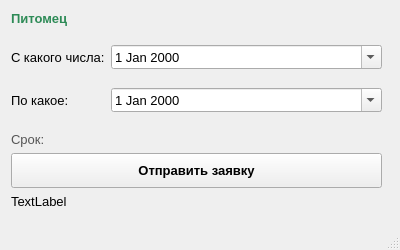
<?xml version="1.0" encoding="UTF-8"?>
<ui version="4.0">
 <class>MainWindow</class>
 <widget class="QMainWindow" name="MainWindow">
  <property name="geometry">
   <rect>
    <x>0</x>
    <y>0</y>
    <width>400</width>
    <height>250</height>
   </rect>
  </property>
  <property name="font">
   <font>
    <pointsize>11</pointsize>
   </font>
  </property>
  <property name="windowTitle">
   <string>Муртека: заявка на временную опеку</string>
  </property>
  <property name="layoutDirection">
   <enum>Qt::LeftToRight</enum>
  </property>
  <widget class="QWidget" name="centralwidget">
   <property name="font">
    <font>
     <pointsize>10</pointsize>
    </font>
   </property>
   <widget class="QWidget" name="">
    <property name="geometry">
     <rect>
      <x>11</x>
      <y>11</y>
      <width>371</width>
      <height>198</height>
     </rect>
    </property>
    <layout class="QVBoxLayout" name="verticalLayout">
     <item>
      <widget class="QLabel" name="petLabel">
       <property name="font">
        <font>
         <weight>75</weight>
         <bold>true</bold>
        </font>
       </property>
       <property name="styleSheet">
        <string notr="true">font-weight: bold;
color: #2E8B57; </string>
       </property>
       <property name="text">
        <string>Питомец </string>
       </property>
      </widget>
     </item>
     <item>
      <layout class="QFormLayout" name="formLayout">
       <item row="0" column="0">
        <widget class="QLabel" name="label">
         <property name="text">
          <string>С какого числа:</string>
         </property>
        </widget>
       </item>
       <item row="0" column="1">
        <widget class="QDateEdit" name="dateFromEdit">
         <property name="calendarPopup">
          <bool>true</bool>
         </property>
        </widget>
       </item>
       <item row="1" column="0">
        <widget class="QLabel" name="label_2">
         <property name="sizePolicy">
          <sizepolicy hsizetype="Expanding" vsizetype="Expanding">
           <horstretch>0</horstretch>
           <verstretch>0</verstretch>
          </sizepolicy>
         </property>
         <property name="text">
          <string>По какое:</string>
         </property>
        </widget>
       </item>
       <item row="1" column="1">
        <widget class="QDateEdit" name="dateToEdit">
         <property name="calendarPopup">
          <bool>true</bool>
         </property>
        </widget>
       </item>
      </layout>
     </item>
     <item>
      <widget class="QLabel" name="daysLabel">
       <property name="font">
        <font>
         <pointsize>10</pointsize>
        </font>
       </property>
       <property name="styleSheet">
        <string notr="true">color: #555555; /* Серый цвет */</string>
       </property>
       <property name="text">
        <string>Срок:</string>
       </property>
      </widget>
     </item>
     <item>
      <widget class="QPushButton" name="sendBtn">
       <property name="minimumSize">
        <size>
         <width>0</width>
         <height>35</height>
        </size>
       </property>
       <property name="font">
        <font>
         <weight>75</weight>
         <bold>true</bold>
        </font>
       </property>
       <property name="text">
        <string>Отправить заявку</string>
       </property>
      </widget>
     </item>
     <item>
      <widget class="QLabel" name="errorLabel">
       <property name="text">
        <string>TextLabel</string>
       </property>
      </widget>
     </item>
    </layout>
   </widget>
  </widget>
  <widget class="QStatusBar" name="statusbar"/>
 </widget>
 <resources/>
 <connections/>
</ui>
